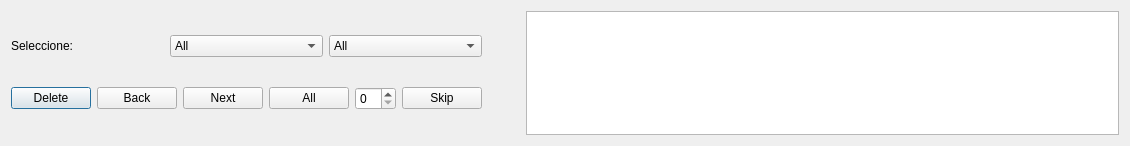
<?xml version="1.0" encoding="UTF-8"?>
<ui version="4.0">
 <class>Dialog</class>
 <widget class="QDialog" name="Dialog">
  <property name="geometry">
   <rect>
    <x>0</x>
    <y>0</y>
    <width>1130</width>
    <height>146</height>
   </rect>
  </property>
  <property name="windowTitle">
   <string>Dialog</string>
  </property>
  <layout class="QVBoxLayout" name="verticalLayout_2">
   <item>
    <layout class="QHBoxLayout" name="horizontalLayout_4">
     <item>
      <layout class="QVBoxLayout" name="verticalLayout">
       <item>
        <layout class="QHBoxLayout" name="horizontalLayout_2">
         <item>
          <widget class="QLabel" name="label">
           <property name="text">
            <string>Seleccione:</string>
           </property>
          </widget>
         </item>
         <item>
          <widget class="QComboBox" name="data_type_box">
           <item>
            <property name="text">
             <string>All</string>
            </property>
           </item>
           <item>
            <property name="text">
             <string>Blocks</string>
            </property>
           </item>
           <item>
            <property name="text">
             <string>Tx</string>
            </property>
           </item>
          </widget>
         </item>
         <item>
          <widget class="QComboBox" name="action_type_box">
           <item>
            <property name="text">
             <string>All</string>
            </property>
           </item>
           <item>
            <property name="text">
             <string>Block Creation</string>
            </property>
           </item>
           <item>
            <property name="text">
             <string>Contract Creation</string>
            </property>
           </item>
           <item>
            <property name="text">
             <string>New Transaction</string>
            </property>
           </item>
           <item>
            <property name="text">
             <string>Block Propagation</string>
            </property>
           </item>
          </widget>
         </item>
        </layout>
       </item>
       <item>
        <layout class="QHBoxLayout" name="horizontalLayout">
         <item>
          <widget class="QPushButton" name="del_btn">
           <property name="text">
            <string>Delete</string>
           </property>
          </widget>
         </item>
         <item>
          <widget class="QPushButton" name="back_btn">
           <property name="text">
            <string>Back</string>
           </property>
          </widget>
         </item>
         <item>
          <widget class="QPushButton" name="next_btn">
           <property name="text">
            <string>Next</string>
           </property>
          </widget>
         </item>
         <item>
          <widget class="QPushButton" name="all_btn">
           <property name="text">
            <string>All</string>
           </property>
          </widget>
         </item>
         <item>
          <layout class="QHBoxLayout" name="horizontalLayout_3">
           <item>
            <widget class="QSpinBox" name="skip_value"/>
           </item>
           <item>
            <widget class="QPushButton" name="skip_btn">
             <property name="text">
              <string>Skip</string>
             </property>
            </widget>
           </item>
          </layout>
         </item>
        </layout>
       </item>
      </layout>
     </item>
     <item>
      <spacer name="horizontalSpacer">
       <property name="orientation">
        <enum>Qt::Horizontal</enum>
       </property>
       <property name="sizeType">
        <enum>QSizePolicy::Minimum</enum>
       </property>
       <property name="sizeHint" stdset="0">
        <size>
         <width>38</width>
         <height>20</height>
        </size>
       </property>
      </spacer>
     </item>
     <item>
      <widget class="QTextEdit" name="side_textbox">
       <property name="readOnly">
        <bool>true</bool>
       </property>
      </widget>
     </item>
    </layout>
   </item>
  </layout>
 </widget>
 <resources/>
 <connections/>
</ui>
